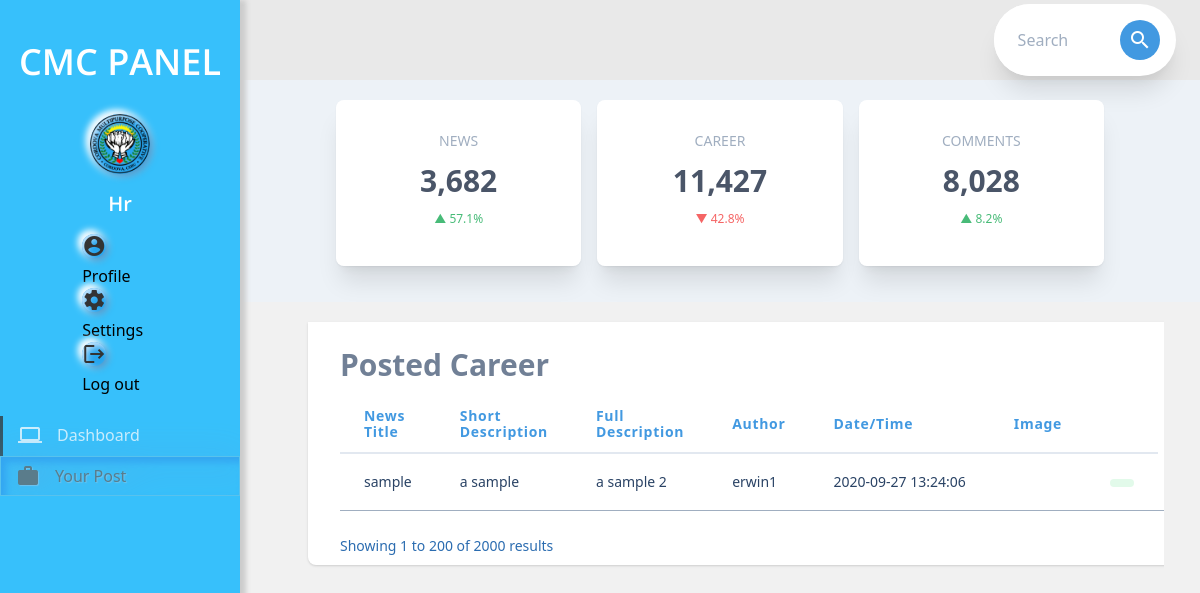
The app's page /cmc_admin/pages/mrdo/news_table.php (signed in) with its own data.
### tables this page shows
CREATE TABLE `blog` (
  `news_id` int(11) NOT NULL,
  `news_title` varchar(31) NOT NULL,
  `news_short_description` text NOT NULL,
  `news_full_content` text NOT NULL,
  `news_author` varchar(120) NOT NULL,
  `news_published_on` datetime NOT NULL,
  `news_image` varchar(100) NOT NULL
);

### cmc_admin/pages/mrdo/news_table.php (the view, shortened to what this page needs)
<!DOCTYPE html>
<html lang="en">
<head>
<link rel="stylesheet" href="https://code.getmdl.io/1.3.0/material.blue-red.min.css">
<link rel="stylesheet" href="https://cdnjs.cloudflare.com/ajax/libs/tailwindcss/1.6.0/tailwind.min.css">
<link rel="stylesheet" href="../../assets/css/main.css">
</head>
<body>
  <section class="navigation">
    <p class="title">
      CMC PANEL
    </p>
    <div class="pic_container"><img class="profile-pic" src="../../assets/img/cmc.png" alt=""></div>
    <p class="name">
     <?php
    echo  $_SESSION['type'];
     ?>
   </p>
      <div class="function-wrapper">
      <a id="profile" class="function"><i class="material-icons">account_circle</i></a>
        <div class="mdl-tooltip" for="profile">
        Profile
        </div>
      <a id="settings" class="function"><i class="material-icons">settings</i></a>
        <div class="mdl-tooltip" for="settings">
        Settings
        </div>
      <a id="logout" href="../script/logout_script.php" class="function"><i class="material-icons">logout</i></a>
        <div class="mdl-tooltip" for="logout">
        Log out
        </div>
    </div>
    <div class="options-wrapper">
      <div class="panel-option " >
       <i class="material-icons">computer</i>
       <a href="home.php"><p>Dashboard</p></a>
      </div>
      <div class="panel-option active">
        <i class="material-icons">work</i>
        <a href="career_table.php"><p>Your Post</p></a>
      </div>
  </section>
<section class="page-content">
    <div class="header flex items-center">
      <div class="header__container">
      <div class="p-9 justify-end w-1/5">
  <div class="bg-white flex items-left rounded-full shadow-xl">
    <input class="rounded-l-full w-full py-4 px-6 text-gray-700 leading-tight focus:outline-none" id="search" type="text" placeholder="Search">
    <div class="p-4 ">
      <button class="bg-blue-500 text-white rounded-full hover:bg-blue-400 focus:outline-none w-10 h-10 flex items-center justify-center">
        <i class="material-icons">search</i>
      </button>
      </div>
    </div>
  </div>
      </div>
</div>
        <div class="content">
          <div class="statistic">
          <div class="bg-gray-200 flex items-center justify-center px-5 py-5">
        <div class="w-full max-w-3xl">
        <div class="-mx-2 md:flex">
            <div class="w-full md:w-1/3 px-2">
                <div class="rounded-lg shadow-sm mb-4">
                    <div class="rounded-lg bg-white shadow-lg md:shadow-xl relative overflow-hidden">
                        <div class="px-3 pt-8 pb-10 text-center relative z-10">
                            <h4 class="text-sm uppercase text-gray-500 leading-tight">News</h4>
                            <h3 class="text-3xl text-gray-700 font-semibold leading-tight my-3">3,682</h3>
                            <p class="text-xs text-green-500 leading-tight">▲ 57.1%</p>
                        </div>
                    </div>
                </div>
            </div>
            <div class="w-full md:w-1/3 px-2">
                <div class="rounded-lg shadow-sm mb-4">
                    <div class="rounded-lg bg-white shadow-lg md:shadow-xl relative overflow-hidden">
                        <div class="px-3 pt-8 pb-10 text-center relative z-10">
                            <h4 class="text-sm uppercase text-gray-500 leading-tight">Career</h4>
                            <h3 class="text-3xl text-gray-700 font-semibold leading-tight my-3">11,427</h3>
                            <p class="text-xs text-red-500 leading-tight">▼ 42.8%</p>
                        </div>
                    </div>
                </div>
            </div>
            <div class="w-full md:w-1/3 px-2">
                <div class="rounded-lg shadow-sm mb-4">
                    <div class="rounded-lg bg-white shadow-lg md:shadow-xl relative overflow-hidden">
                        <div class="px-3 pt-8 pb-10 text-center relative z-10">
                            <h4 class="text-sm uppercase text-gray-500 leading-tight">Comments</h4>
                            <h3 class="text-3xl text-gray-700 font-semibold leading-tight my-3">8,028</h3>
                            <p class="text-xs text-green-500 leading-tight">▲ 8.2%</p>
                        </div>
                    </div>
                </div>
            </div>
        </div>
      </div>
    </div>
</div>
<div class="lower__contents">
  <div class="lower__container flex items-center justify-center px-5 py-5">
  <div class="-my-2 py-2 overflow-x-auto sm:-mx-6 sm:px-6 lg:-mx-8 pr-10 lg:px-8">
                <div class="align-middle inline-block min-w-full shadow overflow-hidden bg-white shadow-dashboard px-8 pt-3 rounded-bl-lg rounded-br-lg">
                <h3 class="text-3xl text-gray-600 font-semibold leading-tight my-3">Posted Career</h3>
                <table class="min-w-full">
                        <thead>
                            <tr>
                                <th class="px-6 py-3 border-b-2 border-gray-300 text-left text-sm leading-4 text-blue-500 tracking-wider">News Title</th>
                                <th class="px-6 py-3 border-b-2 border-gray-300 text-left text-sm leading-4 text-blue-500 tracking-wider">Short Description</th>
                                <th class="px-6 py-3 border-b-2 border-gray-300 text-left text-sm leading-4 text-blue-500 tracking-wider">Full Description</th>
                                <th class="px-6 py-3 border-b-2 border-gray-300 text-left text-sm leading-4 text-blue-500 tracking-wider">Author</th>
                                <th class="px-6 py-3 border-b-2 border-gray-300 text-left text-sm leading-4 text-blue-500 tracking-wider">Date/Time</th>
                                <th class="px-6 py-3 border-b-2 border-gray-300 text-left text-sm leading-4 text-blue-500 tracking-wider">Image</th>
                                <th class="px-6 py-3 border-b-2 border-gray-300"></th>
                            </tr>
                        </thead>
                        <tbody class="bg-white">
                        <?php
                include "../../../includes/connection.php";
                $sql= "SELECT * FROM blog";
                $stmt = $conn->prepare($sql);
                $stmt->execute();
                $resultSet = $stmt->get_result();
                $result = $resultSet->fetch_all();
                foreach($result as $row){    ?>
                                <tr>
                                    <td class="px-6 py-4 whitespace-no-wrap border-b border-gray-500">
                                        <div class="text-sm leading-5 text-blue-900"><?php echo $row[1]; ?></div>
                                    </td>
                                    <td class="px-6 py-4 whitespace-no-wrap border-b text-blue-900 border-gray-500 text-sm leading-5"><?php echo $row[2];?></td>
                                    <td class="px-6 py-4 whitespace-no-wrap border-b text-blue-900 border-gray-500 text-sm leading-5"><?php echo $row[3];?></td>
                                    <td class="px-6 py-4 whitespace-no-wrap border-b text-blue-900 border-gray-500 text-sm leading-5"><?php echo $row[4];?></td>
                                    <td class="px-6 py-4 whitespace-no-wrap border-b text-blue-900 border-gray-500 text-sm leading-5"><?php echo $row[5];?></td>
                                    <td class="px-6 py-4 whitespace-no-wrap border-b text-blue-900 border-gray-500 text-sm leading-5"><img src="../../../images/post_news/<?php echo $row[6];?>" alt=""></td>
                                    <td class="px-6 py-4 whitespace-no-wrap border-b text-blue-900 border-gray-500 text-sm leading-5">
                                        <span class="relative inline-block px-3 py-1 font-semibold text-green-900 leading-tight">
                                        <span aria-hidden class="absolute inset-0 bg-green-200 opacity-50 rounded-full"></span>
                                        <?php
                                           if ($row[5]==1) {
                                            echo " <td class='px-6 py-4 whitespace-no-wrap border-b text-blue-900 border-gray-500 text-sm leading-5'>
                                            <span class='relative inline-block px-3 py-1 font-semibold text-green-900 leading-tight'>
                                            <span aria-hidden class='absolute inset-0 bg-green-200 opacity-50 rounded-full'></span>
                                            <span class='relative text-xs'>active</span>
                                            </span>";
                                           }
                                           else {
                                              echo " <td class='px-6 py-4 whitespace-no-wrap border-b text-blue-900 border-gray-500 text-sm leading-5'>
                                              <span class='relative inline-block px-3 py-1 font-semibold text-red-900 leading-tight'>
                                              <span aria-hidden class='absolute inset-0 bg-red-200 opacity-50 rounded-full'></span>
                                              <span class='relative text-xs'>not active</span>
                                              </span>";
                                           }
                                        ?>
                                    </span>
                                    </td>
                             </tr>
                <?php } ?>
                        </tbody>
                    </table>
                  <div class="sm:flex-1 sm:flex sm:items-center sm:justify-between mt-4 work-sans">
        <div>
            <p class="text-sm leading-5 text-blue-700">
                Showing
                <span class="font-medium">1</span>
                to
                <span class="font-medium">200</span>
                of
                <span class="font-medium">2000</span>
                results
            </p>
        </div>
    </div>
                </div>
            </div>
  </div>
</div>
</div>
</section>
</body>
</html>

### cmc_admin/assets/css/main.css (style rules this page uses)
:root { --primary-color: #fff; --secondary-color: #37c0fb; --darker-color: #555555; --darker-text-color: #c0c0c0; }
html, body, .page-content { background-color: #ecf0f1; overflow: hidden; }
.title { display: block; float: none; margin-top: 35px; text-align: center; font-family: "Open Sans", sans-serif; font-size: 36px; color: var(--primary-color); font-weight: 600; }
.name { display: block; float: none; margin-top: -10px; padding-bottom: 15px; text-align: center; font-family: "Open Sans", sans-serif; font-size: 2.5vmin; color: var(--primary-color); font-weight: 600; }
.navigation { width: 20%; height: 100%; position: fixed; left: 0px; top: 0px; background-color: var(--secondary-color); overflow: hidden; -moz-box-shadow: 3px 3px 5px 3px #ccc; -webkit-box-shadow: 3px 3px 5px 3px #ccc; box-shadow: 3px 3px 5px 3px #ccc; }
.profile-pic { width: 60px; height: 60px; border-radius: 100%; float: none; display: block; margin: 25px auto; pointer-events: none; background-color: rgb(39, 165, 238); filter: drop-shadow(3.4px 3.4px 3.4px rgb(77, 154, 206)) drop-shadow(-3.4px -3.4px 3.4px white); -webkit-filter: drop-shadow(3.4px 3.4px 3.4px rgb(77, 154, 206)) drop-shadow(-3.4px -3.4px 3.4px white); box-shadow: inset 4.3px 4.3px 7px rgb(191, 226, 252); }
.function-wrapper { margin-top: 0.5rem; width: 130px; float: none; display: block; margin: auto; padding-left: 1.7rem; }
.function { background-color: transparent; border: none; color: #333; transition: all ease-in-out 0.35s; outline: none; }
#profile, #settings, #logout { cursor: pointer; }
.options-wrapper { width: 100%; height: auto; max-height: auto; margin-top: 20px; overflow-x: hidden; overflow-y: auto; }
.panel-option { border-left: 3px solid #333; height: 40px; overflow: hidden; color: var(--primary-color); opacity: 0.75; cursor: pointer; }
.active { border-left-color: var(--primary-color); filter: unset; box-shadow: unset; filter: drop-shadow(3px 1px 18px rgb(57, 159, 218)); -webkit-filter: drop-shadow(3px 1px 18px rgb(92, 168, 219)); box-shadow: inset 5.3px 5.3px 7px rgb(51, 157, 238); border: 0.5px solid rgb(100, 195, 233); color: #666; text-shadow: 1px 1px 1px rgb(129, 196, 235); }
.panel-option .material-icons { margin-left: 15px; margin-top: 7px; float: left; }
a.function i { border-radius: 50%; background-color: rgb(39, 165, 238); filter: drop-shadow(3.4px 3.4px 3.4px rgb(77, 154, 206)) drop-shadow(-3.4px -3.4px 3.4px white); -webkit-filter: drop-shadow(3.4px 3.4px 3.4px rgb(77, 154, 206)) drop-shadow(-3.4px -3.4px 3.4px white); box-shadow: inset 4.3px 4.3px 7px rgb(191, 226, 252); }
.panel-option p { margin-left: 15px; margin-top: 7px; float: left; font-size: 2vmin; }
.page-content { background-color: #fff; width: 80%; height: 100vh; float: right; overflow-x: hidden; }
.header { width: 100%; height: 80px; background-color: rgb(233, 233, 233); }
.content { background-color: rgb(241, 241, 241); width: 100%; height: 100%; margin-top: 0px; overflow-x: hidden; overflow-y: scroll; }
.lower__container { width: 90%; height: 100%; margin: auto; }
.header__container { width: 95%; margin: auto; }
.justify-end { float: right; }

### records on screen
blog: news_title "sample", news_short_description "a sample", news_full_content "a sample 2", news_author "erwin1", news_published_on "2020-09-27 13:24:06"

### other values on screen
$_SESSION['type'] "Hr"
